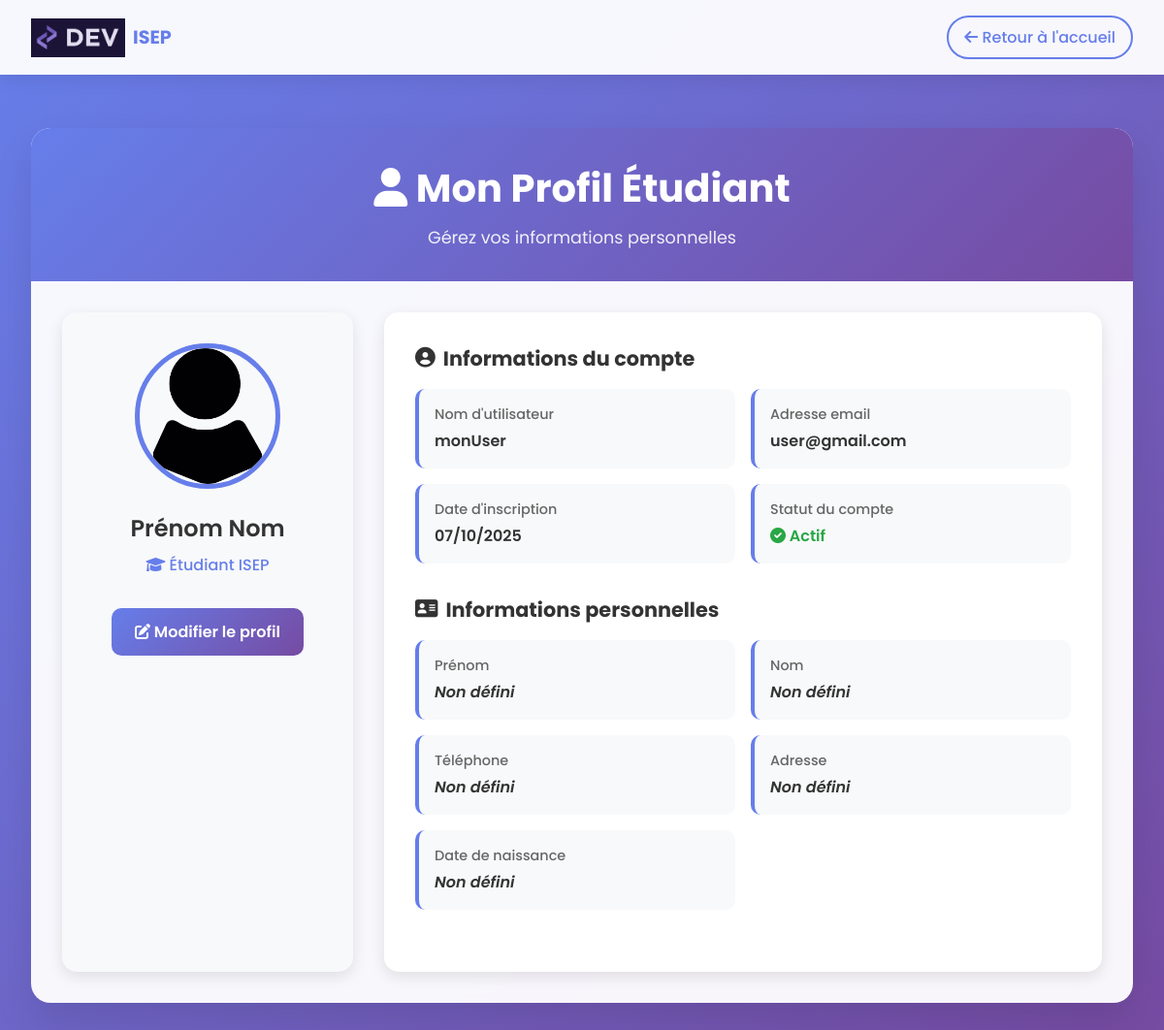
The app's page /etudiant/profil/ (signed in) with its own data.
### myFirstApp/models.py (models this page shows, shortened)
class Etudiant(models.Model):
  utilisateur = models.OneToOneField(User, null=True, on_delete=models.CASCADE)
  prenom = models.CharField(max_length=255, null=True, blank=True)
  nom = models.CharField(max_length=255, null=True, blank=True)
  telephone=models.IntegerField(null=True)
  adresse=models.CharField(null=True,max_length=255)
  date=models.DateField(null=True)
  imageProfil=models.ImageField(null=True, blank=True)
  filiere = models.ForeignKey(Filiere, null=True, blank=True, on_delete=models.SET_NULL)

### myFirstApp/views.py (the view)
    @login_required
    def _wrapped_view(request, *args, **kwargs):
        if request.user.groups.filter(name='etudiant').exists():
            return view_func(request, *args, **kwargs)
        else:
            return HttpResponseForbidden("Accès réservé aux étudiants.")

### myFirstApp/views.py (called while the page is built)
def etudiant_required(view_func):
    @login_required
    def _wrapped_view(request, *args, **kwargs):
        if request.user.groups.filter(name='etudiant').exists():
            return view_func(request, *args, **kwargs)
        else:
            return HttpResponseForbidden("Accès réservé aux étudiants.")
    return _wrapped_view

@etudiant_required
def etudiant_view_profil(request):
    etudiant = request.user.etudiant
    return render(request, 'etudiant_profil.html', {'etudiant': etudiant})

### myFirstApp/templates/etudiant_profil.html (shortened to what this page needs)
{% load static %}
<!DOCTYPE html>
<html lang="fr">
<head>
    <link href="https://cdnjs.cloudflare.com/ajax/libs/font-awesome/6.0.0/css/all.min.css" rel="stylesheet">
</head>
<body>
    <nav class="navbar">
        <div class="container">
            <a href="{% url 'home' %}" class="logo">
                <img src="{% static 'images/logo.png' %}" alt="ISEP Logo">
                <h2>ISEP</h2>
            </a>
            <a href="{% url 'home' %}" class="btn-outline">
                <i class="fas fa-arrow-left"></i> Retour à l'accueil
            </a>
        </div>
    </nav>
    <div class="main-content">
        <div class="profile-card">
            <div class="profile-header">
                <h1><i class="fas fa-user"></i> Mon Profil Étudiant</h1>
                <p>Gérez vos informations personnelles</p>
            </div>
            <div class="profile-content">
                <div class="profile-sidebar">
                    {% if etudiant.imageProfil %}
                    <img src="{{ etudiant.imageProfil.url }}" alt="Photo de profil" class="profile-picture">
                    {% else %}
                    <img src="{% static 'images/profile1.png' %}" alt="Photo de profil par défaut" class="profile-picture">
                    {% endif %}
                    <div class="profile-name">{{ etudiant.prenom|default:"Prénom" }} {{ etudiant.nom|default:"Nom" }}</div>
                    <div class="profile-role">
                        <i class="fas fa-graduation-cap"></i> Étudiant ISEP
                    </div>
                    <a href="{% url 'profil_utilisateur' %}" class="btn btn-primary">
                        <i class="fas fa-edit"></i> Modifier le profil
                    </a>
                </div>
                <div class="profile-info">
                    <div class="info-section">
                        <h3><i class="fas fa-user-circle"></i> Informations du compte</h3>
                        <div class="info-grid">
                            <div class="info-item">
                                <div class="info-label">Nom d'utilisateur</div>
                                <div class="info-value">{{ etudiant.utilisateur.username }}</div>
                            </div>
                            <div class="info-item">
                                <div class="info-label">Adresse email</div>
                                <div class="info-value">{{ etudiant.utilisateur.email }}</div>
                            </div>
                            <div class="info-item">
                                <div class="info-label">Date d'inscription</div>
                                <div class="info-value">{{ etudiant.utilisateur.date_joined|date:"d/m/Y" }}</div>
                            </div>
                            <div class="info-item">
                                <div class="info-label">Statut du compte</div>
                                <div class="info-value">
                                    {% if etudiant.utilisateur.is_active %}
                                        <span style="color: #28a745;"><i class="fas fa-check-circle"></i> Actif</span>
                                    {% else %}
                                        <span style="color: #dc3545;"><i class="fas fa-times-circle"></i> Inactif</span>
                                    {% endif %}
                                </div>
                            </div>
                        </div>
                    </div>
                    <div class="info-section">
                        <h3><i class="fas fa-address-card"></i> Informations personnelles</h3>
                        <div class="info-grid">
                            <div class="info-item">
                                <div class="info-label">Prénom</div>
                                <div class="info-value">{{ etudiant.prenom|default:"<em>Non défini</em>"|safe }}</div>
                            </div>
                            <div class="info-item">
                                <div class="info-label">Nom</div>
                                <div class="info-value">{{ etudiant.nom|default:"<em>Non défini</em>"|safe }}</div>
                            </div>
                            <div class="info-item">
                                <div class="info-label">Téléphone</div>
                                <div class="info-value">{{ etudiant.telephone|default:"<em>Non défini</em>"|safe }}</div>
                            </div>
                            <div class="info-item">
                                <div class="info-label">Adresse</div>
                                <div class="info-value">{{ etudiant.adresse|default:"<em>Non défini</em>"|safe }}</div>
                            </div>
                            <div class="info-item">
                                <div class="info-label">Date de naissance</div>
                                <div class="info-value">{{ etudiant.date|default:"<em>Non défini</em>"|safe }}</div>
                            </div>
                        </div>
                    </div>
                </div>
            </div>
        </div>
    </div>
</body>
</html>

### myFirstApp/templates/etudiant_profil.html (style rules this page uses)
* { margin: 0; padding: 0; box-sizing: border-box; }
body { font-family: 'Poppins', sans-serif; background: linear-gradient(135deg, #667eea 0%, #764ba2 100%); min-height: 100vh; }
.navbar { background: rgba(255, 255, 255, 0.95); backdrop-filter: blur(10px); box-shadow: 0 2px 20px rgba(0, 0, 0, 0.1); padding: 1rem 0; position: fixed; width: 100%; top: 0; z-index: 1000; }
.navbar .container { max-width: 1200px; margin: 0 auto; padding: 0 2rem; display: flex; justify-content: space-between; align-items: center; }
.logo { display: flex; align-items: center; text-decoration: none; color: #333; }
.logo img { height: 40px; margin-right: 0.5rem; }
.logo h2 { font-weight: 700; color: #667eea; font-size: 1.2rem; }
.btn-outline { background: transparent; color: #667eea; border: 2px solid #667eea; padding: 0.5rem 1rem; border-radius: 25px; text-decoration: none; font-weight: 500; transition: all 0.3s ease; }
.main-content { margin-top: 100px; padding: 2rem; }
.profile-card { background: rgba(255, 255, 255, 0.95); backdrop-filter: blur(10px); border-radius: 20px; box-shadow: 0 20px 40px rgba(0, 0, 0, 0.1); overflow: hidden; animation: slideUp 0.5s ease-out; }
.profile-header { background: linear-gradient(135deg, #667eea 0%, #764ba2 100%); padding: 2rem; text-align: center; color: white; }
.profile-header h1 { font-size: 2.5rem; font-weight: 700; margin-bottom: 0.5rem; }
.profile-header p { opacity: 0.9; font-size: 1.1rem; }
.profile-content { display: grid; grid-template-columns: 300px 1fr; gap: 2rem; padding: 2rem; }
.profile-sidebar { background: #f8f9fa; border-radius: 15px; padding: 2rem; text-align: center; box-shadow: 0 5px 15px rgba(0, 0, 0, 0.1); }
.profile-picture { width: 150px; height: 150px; border-radius: 50%; margin: 0 auto 1rem; border: 5px solid #667eea; object-fit: cover; }
.profile-name { font-size: 1.5rem; font-weight: 600; color: #333; margin-bottom: 0.5rem; }
.profile-role { color: #667eea; font-weight: 500; margin-bottom: 1rem; }
.profile-info { background: white; border-radius: 15px; padding: 2rem; box-shadow: 0 5px 15px rgba(0, 0, 0, 0.1); }
.info-section { margin-bottom: 2rem; }
.info-section h3 { color: #333; font-size: 1.3rem; margin-bottom: 1rem; display: flex; align-items: center; gap: 0.5rem; }
.info-grid { display: grid; grid-template-columns: 1fr 1fr; gap: 1rem; }
.info-item { background: #f8f9fa; padding: 1rem; border-radius: 10px; border-left: 4px solid #667eea; }
.info-label { font-size: 0.9rem; color: #666; margin-bottom: 0.25rem; font-weight: 500; }
.info-value { font-size: 1rem; color: #333; font-weight: 600; }
.btn { padding: 0.75rem 1.5rem; border: none; border-radius: 10px; font-weight: 600; cursor: pointer; text-decoration: none; display: inline-block; text-align: center; transition: all 0.3s ease; margin-top: 1rem; }
.btn-primary { background: linear-gradient(135deg, #667eea 0%, #764ba2 100%); color: white; }

### records on screen
Etudiant: prenom "Prénom", nom "Nom", utilisateur.username "monUser", utilisateur.email "user@gmail.com", utilisateur.date_joined "07/10/2025", prenom "Non défini", nom "Non défini", telephone "Non défini", adresse "Non défini", date "Non défini"
